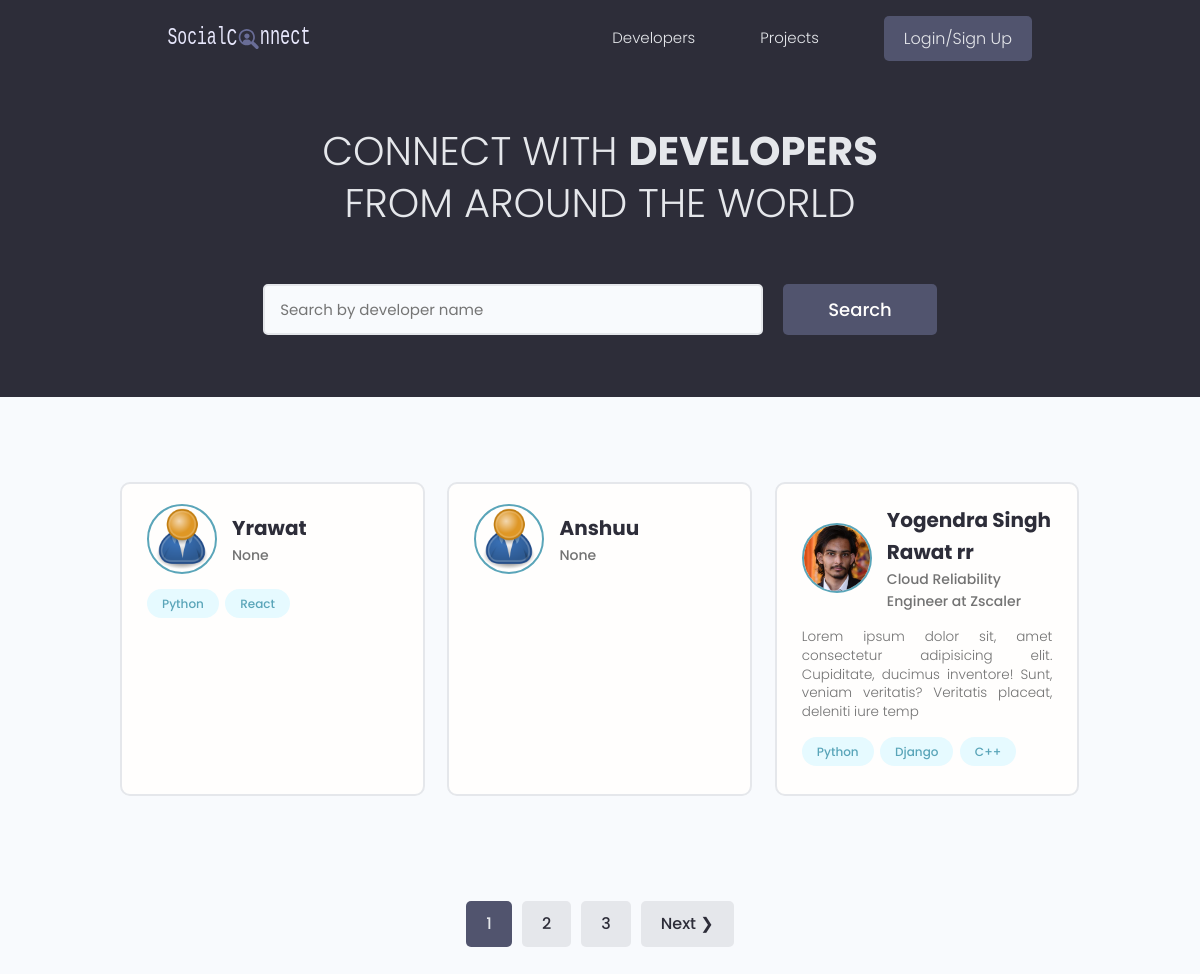
/users/, run on the app's committed database.
### users/models.py (models this page shows, shortened)
class Profile(models.Model):
    user = models.OneToOneField(User,on_delete=models.CASCADE,null=True,blank=True)
    name = models.CharField(max_length=200,blank=True,null=True)
    email = models.EmailField(max_length=500,blank=True,null=True)
    username = models.CharField(max_length=100,blank=True,null=True)
    location = models.CharField(max_length=100,blank=True,null=True)
    short_intro = models.CharField(max_length=1000,blank=True,null=True)
    bio = models.TextField(blank=True,null=True)
    profile_image = models.ImageField(null=True,blank=True,upload_to="profiles/",default ='profiles/user-default.png')
    social_github = models.CharField(max_length=200,blank=True,null=True)
    social_twitter = models.CharField(max_length=200,blank=True,null=True)
    social_linkedin = models.CharField(max_length=200,blank=True,null=True)
    social_website = models.CharField(max_length=200,blank=True,null=True)
    social_youtube = models.CharField(max_length=200,blank=True,null=True)
    created_at = models.DateTimeField(auto_now_add=True)
    id = models.UUIDField(primary_key=True,unique=True,editable=False,default=uuid.uuid4)

class Skill(models.Model):
    owner = models.ForeignKey(Profile,on_delete=models.CASCADE,null=True,blank=True)
    name = models.CharField(max_length=200,null=True,blank=True)
    description = models.TextField(null=True,blank=True)
    created_at = models.DateTimeField(auto_now_add=True)
    id = models.UUIDField(primary_key=True,unique=True,editable=False,default=uuid.uuid4)
    def __str__(self):
        return str(self.name)

### users/views.py (the view)
# urls.py: path('',views.profiles,name="profiles"),
def profiles(request):
    profiles,search_query = searchHelper(request)
    profiles,paginator,custom_range = paginatorHelper(request,profiles,result=3)
    context = {"profiles":profiles,"search_query":search_query,"paginator":paginator,"custom_range":custom_range,}
    return render(request,"users/profiles.html",context)

### users/utils.py (called while the page is built)
def paginatorHelper(request,profiles,result):
    page = request.GET.get('page')
    paginator = Paginator(profiles,result)
    try:
        profiles = paginator.page(page)
    except PageNotAnInteger:
        page = 1
        profiles = paginator.page(page)
    except EmptyPage:
        page = paginator.num_pages
        profiles = paginator.page(page)
    left_index = max(1,int(page)-4)
    right_index = min(int(page)+5,paginator.num_pages+1)
    custom_range = range(left_index,right_index)
    return profiles,paginator,custom_range

def searchHelper(request):
    search_query = ''
    if request.GET.get('text'):
        search_query = request.GET.get('text')
    skill = Skill.objects.filter(name__icontains=search_query)
    profiles = Profile.objects.distinct().filter(
        Q(name__icontains=search_query) |
        Q(short_intro__icontains=search_query) |
        Q(skill__in=skill)
        )
    return profiles,search_query

### users/templates/users/profiles.html (shortened to what this page needs)
{% extends 'main.html' %}
{% block content %}
<main class="home">
    <section class="hero-section text-center">
      <div class="container container--narrow">
        <div class="hero-section__box">
          <h2>CONNECT WITH <span>DEVELOPERS</span></h2>
          <h2>FROM AROUND THE WORLD</h2>
        </div>
        <div class="hero-section__search">
          <form class="form" action="#" method="get">
            <div class="form__field">
              <input class="input input--text" id="formInput#search" type="text" name="text"
               value="{{search_query}}" placeholder="Search by developer name" />
            </div>
            <input class="btn btn--sub btn--lg" type="submit" value="Search" />
          </form>
        </div>
      </div>
    </section>
    <section class="devlist">
      <div class="container">
        <div class="grid grid--three">
          {% for profile in profiles %}
          <div class="column card">
            <div class="dev">
              <a href="{% url 'user-profile' profile.id %}" class="card__body">
                <div class="dev__profile">
                  <img class="avatar avatar--md" src="{{profile.profile_image.url}}" alt="image" />
                  <div class="dev__meta">
                    <h3>{{profile.name}}</h3>
                    <h5>{{profile.short_intro|slice:"60"}}</h5>
                  </div>
                </div>
                <p class="dev__info">
                  {{profile.bio|slice:"150"}}
                </p>
                <div class="dev__skills">
                  {% for skill in profile.skill_set.all %}
                  <span class="tag tag--pill tag--main">
                    <small>{{skill}}</small>
                  </span>
                  {% endfor %}
                </div>
              </a>
            </div>
          </div>
         {% endfor %}
        </div>
      </div>
    </section>
    {% include 'pagination.html' with queryset=profiles custom_range=custom_range %}
  </main>
{% endblock content %}

### static/styles/app.css (style rules this page uses)
:root { --color-sub: #2d2d39; }
.btn--sub { background-color: var(--color-sub-light); }
.card { border: 2px solid var(--color-light); }
img { width: 100%; }
.hero-section { height: 40vh; display: flex; align-items: center; background-color: var(--color-sub); }
.hero-section__box { margin-bottom: 4rem; }
.hero-section__box > h2, .hero-section__box > h2 > span { font-size: 4rem; color: var(--color-light); line-height: 1.3; text-transform: uppercase; }
.hero-section__box > h2 { font-weight: 300; }
.hero-section__box > h2 > span { font-weight: 700; }
.hero-section__search > .form { display: flex; align-items: center; justify-content: center; gap: 2rem; }
.hero-section__search > .form input.input--text { width: 50rem; }
.devlist { margin-top: 8rem; }
.devlist .grid { align-items: stretch; }
.devlist .dev .dev__profile { display: flex; align-items: center; gap: 1.5rem; }
.devlist .dev .dev__meta h3 { color: var(--color-sub); font-size: 2rem; font-weight: 700; }
.devlist .dev .dev__meta h5 { color: var(--color-text); font-size: 1.4rem; font-weight: 500; }
.devlist .dev .dev__info { margin: 1.5rem 0; font-size: 1.35rem; line-height: 1.4; text-align: justify; }

### static/uikit/styles/modules/_variables.css (style rules this page uses)
:root { --color-main: #5aa5b9; --color-main-light: #e6faff; --color-sub: #3f4156; --color-sub-light: #51546e; --color-sub-lighter: #ededfd; --color-text: #737373; --color-gray: #8b8b8b; --color-light: #e5e7eb; --color-light-gray: #767676; --color-bg: #f8fafd; --color-white: #fffefd; --color-white-light: #f3f3f3; --color-success: #359e64; --color-success-bg: #def8e8; --color-error: #fc4b0b; --color-error-bg: #fff2ee; --font-base: 'Poppins', arial, helvetica, 'Segoe UI', roboto, ubuntu, sans-serif; --font-monospace: 'Fira Code', 'Courier New', courier, monospace; --font-regular: 300; --font-medium: 500; --font-bold: 700; --generic-shadow: 1px 1px 5px #00000010; --generic-transition: all 0.3s ease-in-out; }

### static/uikit/styles/modules/_base.css (style rules this page uses)
* { margin: 0; padding: 0; box-sizing: border-box; text-rendering: optimizeLegibility; color: inherit; font-size: inherit; }
html { font-size: 50%; }
@media only screen and (min-width: 480px) { html { font-size: 56.25%; } }
@media only screen and (min-width: 1200px) { html { font-size: 62.5%; } }
body { line-height: 1.6; font-weight: 400; font-size: 1.5rem; color: var(--color-text); background-color: var(--color-bg); min-height: 100vh; }

### static/uikit/styles/modules/_typography.css (style rules this page uses)
* { font-family: var(--font-base); }
h2 { font-size: 3.6rem; font-weight: var(--font-bold); }
h3 { font-size: 3.2rem; font-weight: var(--font-medium); }
h5 { font-size: 2.4rem; font-weight: var(--font-medium); }
h5, h6 { font-weight: var(--font-regular); }
p, span, strong { font-size: 1.6rem; color: var(--color-text); font-weight: var(--font-regular); }
a { padding-bottom: 2px; text-decoration: none; display: inline-block; color: var(--color-main); font-weight: var(--font-medium); }

### static/uikit/styles/modules/_utilities.css (style rules this page uses)
.container { width: 92%; max-width: 165rem; margin: 0 auto; box-sizing: border-box; }
.container--narrow { width: 92%; max-width: 120rem; }
@media screen and (min-width: 1000px) { .container { width: 90%; } }
@media screen and (min-width: 1000px) { .container--narrow { width: 85%; } }
@media screen and (min-width: 1200px) { .container { width: 80%; } }
@media screen and (min-width: 1200px) { .container--narrow { width: 72%; } }
.text-center { text-align: center; }

### static/uikit/styles/modules/_avatar.css (style rules this page uses)
.avatar { border-radius: 50%; border: 2px solid var(--color-main); object-fit: cover; }
.avatar--md { height: 7rem; width: 7rem; }

### static/uikit/styles/modules/_button.css (style rules this page uses)
.btn { display: inline-block; position: relative; cursor: pointer; background-color: var(--color-light); font-weight: var(--font-medium); color: var(--color-sub); text-decoration: none; padding: 1rem 2rem; border-radius: 0.5rem; border: none; width: -webkit-fit-content; width: -moz-fit-content; width: fit-content; height: -webkit-fit-content; height: -moz-fit-content; height: fit-content; font-size: 1.6rem; outline-width: 0; outline-color: transparent; -webkit-backface-visibility: hidden; backface-visibility: hidden; transition: all 0.3s ease-in-out; }
.btn--sub { background-color: var(--color-sub); color: var(--color-white); }
.btn--lg { font-size: 1.8rem; padding: 1.2rem 4.5rem; }

### static/uikit/styles/modules/_card.css (style rules this page uses)
.card { border-radius: 1rem; background-color: var(--color-white); border: 1.5px solid var(--color-light); width: auto; height: auto; margin-top: 0.5rem; margin-bottom: 0.5rem; overflow: hidden; }
.card__body, .card__header { padding: 2rem 2.5rem; }

### data on the page
Profile: profile_image (placeholder picture), name "Yrawat", short_intro "None"
Skill: name "Python"
Skill: name "React"
Profile: profile_image (placeholder picture), name "Anshuu", short_intro "None"
Profile: profile_image (picture), name "Yogendra Singh Rawat rr", short_intro "Cloud Reliability Engineer at Zscaler", bio "Lorem ipsum dolor sit, amet consectetur adipisicing elit. Cupiditate, ducimus inventore! Sunt, veniam veritatis? Veritatis placeat, deleniti iure temp"
Skill: name "Python"
Skill: name "Django"
Skill: name "C++"

### other printed values
{{ page }} "1"
{{ page }} "2" "3"
